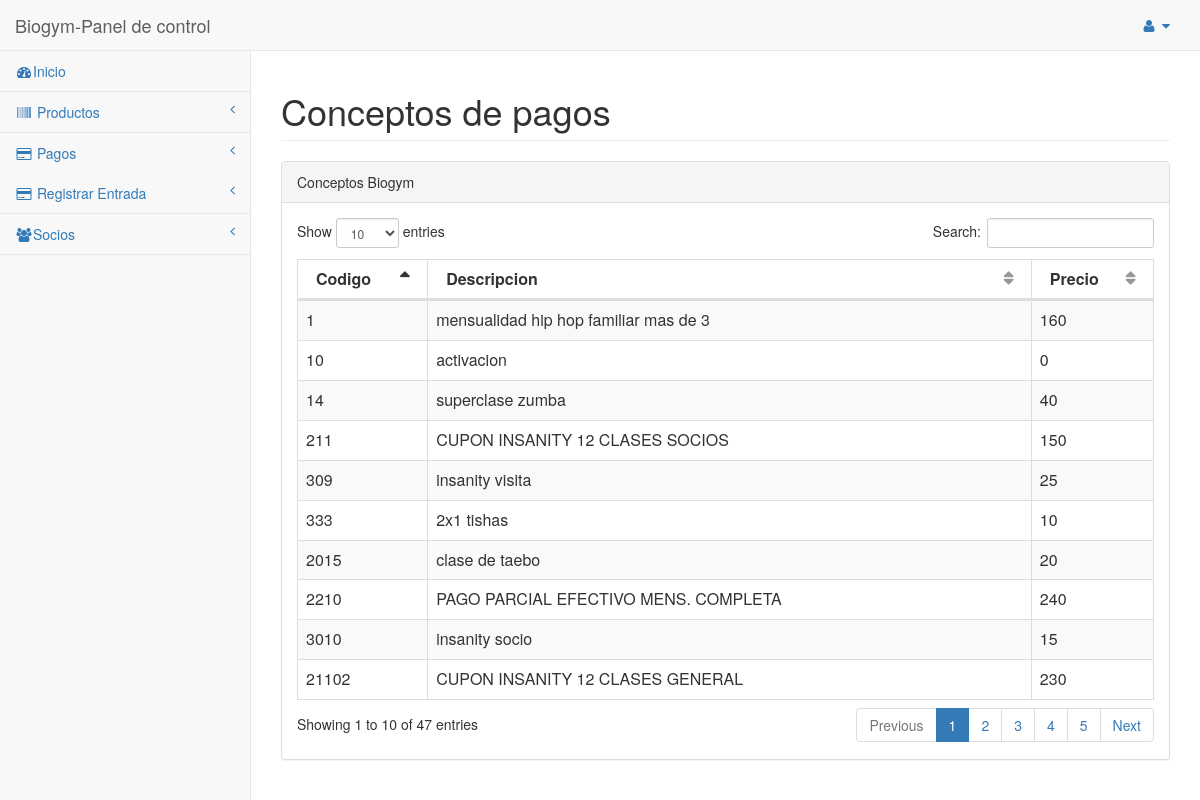
The page /pages/bioconcept.php (signed in) on the database its author committed.
### tables this page shows
CREATE TABLE IF NOT EXISTS `productos` (
  `idProducto` int(10) unsigned NOT NULL AUTO_INCREMENT,
  `idSublinea` int(10) unsigned NOT NULL,
  `codigoBarras` double DEFAULT NULL,
  `precio` double NOT NULL,
  `descripcion` varchar(200) NOT NULL,
  `stock` int(11) NOT NULL,
  PRIMARY KEY (`idProducto`),
  KEY `productos-sublineas` (`idSublinea`)
);

### pages/bioconcept.php (the view, shortened to what this page needs)
<?php
if(!isset($_SESSION['inicia'])){
header("location: index.html?**sin-acceso**");
} else {
$id=$_GET['id'];
}
?>
<!DOCTYPE html>
<html lang="en">
<head>
    <link href="../bower_components/bootstrap/dist/css/bootstrap.min.css" rel="stylesheet">
    <link href="../bower_components/metisMenu/dist/metisMenu.min.css" rel="stylesheet">
    <link href="../bower_components/datatables-plugins/integration/bootstrap/3/dataTables.bootstrap.css" rel="stylesheet">
    <link href="../bower_components/datatables-responsive/css/dataTables.responsive.css" rel="stylesheet">
    <link href="../dist/css/sb-admin-2.css" rel="stylesheet">
    <link href="../bower_components/font-awesome/css/font-awesome.min.css" rel="stylesheet" type="text/css">
</head>
<body>
    <div id="wrapper">
        <nav class="navbar navbar-default navbar-static-top" role="navigation" style="margin-bottom: 0">
            <div class="navbar-header">
                <a class="navbar-brand" href="index.html">Biogym-Panel de control</a>
            </div>
            <ul class="nav navbar-top-links navbar-right">
                <li class="dropdown">
                    <a class="dropdown-toggle" data-toggle="dropdown" href="#">
                        <i class="fa fa-user fa-fw"></i>  <i class="fa fa-caret-down"></i>
                    </a>
                </li>
            </ul>
            <div class="navbar-default sidebar" role="navigation">
                <div class="sidebar-nav navbar-collapse">
                   <ul class="nav" id="side-menu">
                        <li>
                            <a href="panel.php?id=<?php echo $id; ?>"><i class="fa fa-dashboard fa-fw"></i>Inicio</a>
                        </li>
                        <li>
                            <a href="#"><i class="fa fa-barcode fa-fw"></i> Productos<span class="fa arrow"></span></a>
                        </li>
                        <li>
                            <a href="#"><i class="fa  fa-credit-card  fa-fw"></i> Pagos<span class="fa arrow"></span></a>
                             <a href="#"><i class="fa  fa-credit-card  fa-fw"></i> Registrar Entrada<span class="fa arrow"></span></a>
                        </li>
                         <li>
                            <a href="#"><i class="fa fa-users fa-fw"></i>Socios<span class="fa arrow"></span></a>
                        </li>
                       </ul>
                </div>
            </div>
        </nav>
        <div id="page-wrapper">
            <div class="row">
                <div class="col-lg-12">
                <h1 class="page-header"> Conceptos de pagos</h1>
                </div>
            </div>
            <div class="row">
                <div class="col-lg-12">
                    <div class="panel panel-default">
                        <div class="panel-heading">
                            Conceptos Biogym
                        </div>
                        <div class="panel-body">
                            <div class="dataTable_wrapper">
                                <table class="table table-striped table-bordered table-hover" id="dataTables-example">
                                    <thead>
                                        <tr>
                                            <th>Codigo</th>
                                            <th>Descripcion</th>
                                            <th>Precio</th>
                                        </tr>
                                    </thead>
                                    <tbody>
                                        <?php
                                         $query = "SELECT codigoBarras,descripcion,precio FROM productos where idSublinea = 1 ";
                                  $result = mysql_query($query);
                                  while($row = mysql_fetch_array($result))
                                  {
                                   echo "<tr class=\"odd gradeX\">";
                                            echo "<td>".$row['codigoBarras']."</td>";
                                            echo "<td>".$row['descripcion']."</td>";
                                            echo "<td class=\"center\">".$row['precio']."</td>";
                                        echo "</tr>";
                                  }
                                        ?>
                                    </tbody>
                                </table>
                            </div>
                        </div>
                    </div>
                </div>
            </div>
        </div>
    </div>
</body>
</html>

### rows shown on the page
productos: codigoBarras "14", descripcion "superclase zumba", precio "40"
productos: codigoBarras "333", descripcion "2x1 tishas", precio "10"
productos: codigoBarras "10", descripcion "activacion", precio "0"
productos: codigoBarras "309", descripcion "insanity visita", precio "25"
productos: codigoBarras "2015", descripcion "clase de taebo", precio "20"
productos: codigoBarras "1", descripcion "mensualidad hip hop familiar mas de 3", precio "160"
productos: codigoBarras "3010", descripcion "insanity socio", precio "15"
productos: codigoBarras "2210", descripcion "PAGO PARCIAL EFECTIVO MENS. COMPLETA", precio "240"
productos: codigoBarras "211", descripcion "CUPON INSANITY 12 CLASES SOCIOS", precio "150"
productos: codigoBarras "21102", descripcion "CUPON INSANITY 12 CLASES GENERAL", precio "230"
